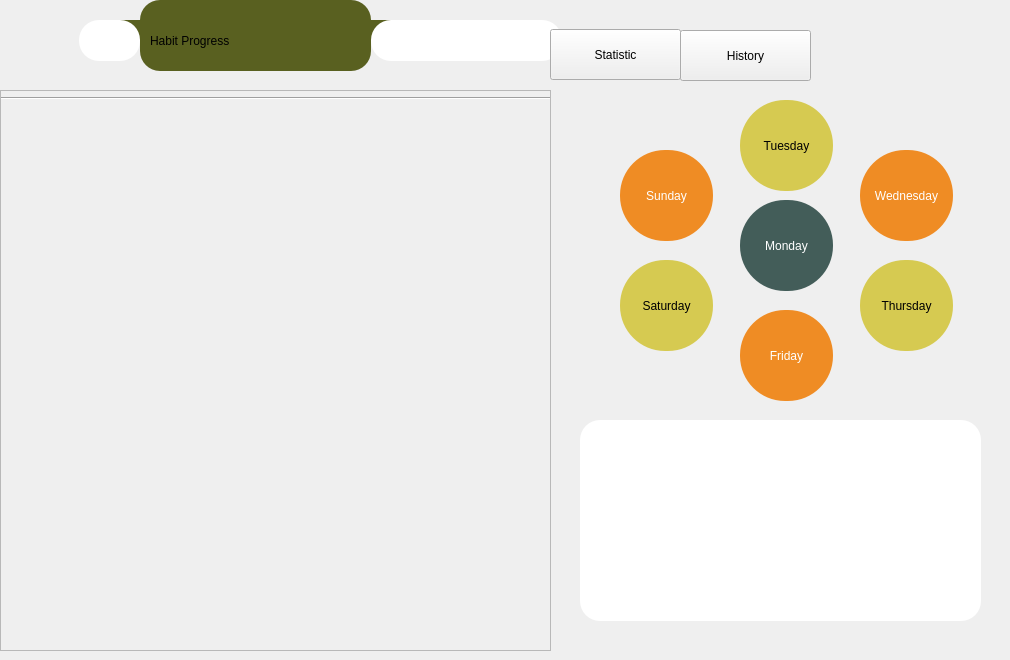
   <widget class="QWidget" name="Progress">
    <widget class="Line" name="line">
     <property name="geometry">
      <rect>
       <x>-10</x>
       <y>90</y>
       <width>561</width>
       <height>16</height>
      </rect>
     </property>
     <property name="orientation">
      <enum>Qt::Horizontal</enum>
     </property>
    </widget>
    <widget class="QLabel" name="Progress_title">
     <property name="geometry">
      <rect>
       <x>150</x>
       <y>20</y>
       <width>211</width>
       <height>41</height>
      </rect>
     </property>
     <property name="text">
      <string>Habit Progress</string>
     </property>
    </widget>
    <widget class="QFrame" name="frame">
     <property name="geometry">
      <rect>
       <x>0</x>
       <y>90</y>
       <width>551</width>
       <height>561</height>
      </rect>
     </property>
     <property name="frameShape">
      <enum>QFrame::StyledPanel</enum>
     </property>
     <property name="frameShadow">
      <enum>QFrame::Raised</enum>
     </property>
    </widget>
    <widget class="QStackedWidget" name="analWidget">
     <property name="geometry">
      <rect>
       <x>550</x>
       <y>80</y>
       <width>451</width>
       <height>561</height>
      </rect>
     </property>
     <property name="styleSheet">
      <string notr="true"/>
     </property>
     <property name="currentIndex">
      <number>0</number>
     </property>
     <widget class="QWidget" name="statistic">
      <widget class="QPushButton" name="sunday">
       <property name="geometry">
        <rect>
         <x>70</x>
         <y>70</y>
         <width>93</width>
         <height>91</height>
        </rect>
       </property>
       <property name="styleSheet">
        <string notr="true">border-radius: 45px;
background-color: #EF8C24;
color: white;</string>
       </property>
       <property name="text">
        <string>Sunday</string>
       </property>
      </widget>
      <widget class="QPushButton" name="tuesday">
       <property name="geometry">
        <rect>
         <x>190</x>
         <y>20</y>
         <width>93</width>
         <height>91</height>
        </rect>
       </property>
       <property name="styleSheet">
        <string notr="true">border-radius: 45px;
background-color: #D6CA51;</string>
       </property>
       <property name="text">
        <string>Tuesday</string>
       </property>
      </widget>
      <widget class="QPushButton" name="monday">
       <property name="geometry">
        <rect>
         <x>190</x>
         <y>120</y>
         <width>93</width>
         <height>91</height>
        </rect>
       </property>
       <property name="styleSheet">
        <string notr="true">border-radius: 45px;
background-color: #435D59;
color: white;</string>
       </property>
       <property name="text">
        <string>Monday</string>
       </property>
      </widget>
      <widget class="QPushButton" name="saturday">
       <property name="geometry">
        <rect>
         <x>70</x>
         <y>180</y>
         <width>93</width>
         <height>91</height>
        </rect>
       </property>
       <property name="styleSheet">
        <string notr="true">border-radius: 45px;
background-color: #D6CA51;</string>
       </property>
       <property name="text">
        <string>Saturday</string>
       </property>
      </widget>
      <widget class="QPushButton" name="Wednesday">
       <property name="geometry">
        <rect>
         <x>310</x>
         <y>70</y>
         <width>93</width>
         <height>91</height>
        </rect>
       </property>
       <property name="styleSheet">
        <string notr="true">border-radius: 45px;
background-color: #EF8C24;
color: white;</string>
       </property>
       <property name="text">
        <string>Wednesday</string>
       </property>
      </widget>
      <widget class="QPushButton" name="thursday">
       <property name="geometry">
        <rect>
         <x>310</x>
         <y>180</y>
         <width>93</width>
         <height>91</height>
        </rect>
       </property>
       <property name="styleSheet">
        <string notr="true">border-radius: 45px;
background-color: #D6CA51;</string>
       </property>
       <property name="text">
        <string>Thursday</string>
       </property>
      </widget>
      <widget class="QPushButton" name="friday">
       <property name="geometry">
        <rect>
         <x>190</x>
         <y>230</y>
         <width>93</width>
         <height>91</height>
        </rect>
       </property>
       <property name="styleSheet">
        <string notr="true">border-radius: 45px;
background-color: #EF8C24;
color: white;</string>
       </property>
       <property name="text">
        <string>Friday</string>
       </property>
      </widget>
      <widget class="QTextEdit" name="detail">
       <property name="geometry">
        <rect>
         <x>30</x>
         <y>340</y>
         <width>401</width>
         <height>201</height>
        </rect>
       </property>
       <property name="styleSheet">
        <string notr="true">border-radius: 20px;
background-color: white;
padding-top: 20px;
padding-left: 20px;</string>
       </property>
      </widget>
     </widget>
     <widget class="QWidget" name="history"/>
    </widget>
    <widget class="QLabel" name="label_2">
     <property name="geometry">
      <rect>
       <x>140</x>
       <y>0</y>
       <width>231</width>
       <height>71</height>
      </rect>
     </property>
     <property name="styleSheet">
      <string notr="true">background-color: #596020;
border-radius: 20px;</string>
     </property>
     <property name="text">
      <string/>
     </property>
    </widget>
    <widget class="QLabel" name="label_12">
     <property name="geometry">
      <rect>
       <x>120</x>
       <y>20</y>
       <width>271</width>
       <height>21</height>
      </rect>
     </property>
     <property name="styleSheet">
      <string notr="true">background-color: #596020;
</string>
     </property>
     <property name="text">
      <string/>
     </property>
    </widget>
    <widget class="QLabel" name="label_13">
     <property name="geometry">
      <rect>
       <x>371</x>
       <y>20</y>
       <width>191</width>
       <height>41</height>
      </rect>
     </property>
     <property name="styleSheet">
      <string notr="true">background-color: white;
border-radius: 20px;
</string>
     </property>
     <property name="text">
      <string/>
     </property>
    </widget>
    <widget class="QLabel" name="label_14">
     <property name="geometry">
      <rect>
       <x>79</x>
       <y>20</y>
       <width>61</width>
       <height>41</height>
      </rect>
     </property>
     <property name="styleSheet">
      <string notr="true">background-color: white;
border-radius: 20px;
</string>
     </property>
     <property name="text">
      <string/>
     </property>
    </widget>
    <widget class="QPushButton" name="statistic_btn">
     <property name="geometry">
      <rect>
       <x>550</x>
       <y>29</y>
       <width>131</width>
       <height>51</height>
      </rect>
     </property>
     <property name="text">
      <string>Statistic</string>
     </property>
    </widget>
    <widget class="QPushButton" name="history_btn">
     <property name="geometry">
      <rect>
       <x>680</x>
       <y>30</y>
       <width>131</width>
       <height>51</height>
      </rect>
     </property>
     <property name="styleSheet">
      <string notr="true"/>
     </property>
     <property name="text">
      <string>History</string>
     </property>
    </widget>
    <zorder>label_12</zorder>
    <zorder>label_2</zorder>
    <zorder>line</zorder>
    <zorder>Progress_title</zorder>
    <zorder>frame</zorder>
    <zorder>analWidget</zorder>
    <zorder>label_13</zorder>
    <zorder>label_14</zorder>
    <zorder>statistic_btn</zorder>
    <zorder>history_btn</zorder>
   </widget>
